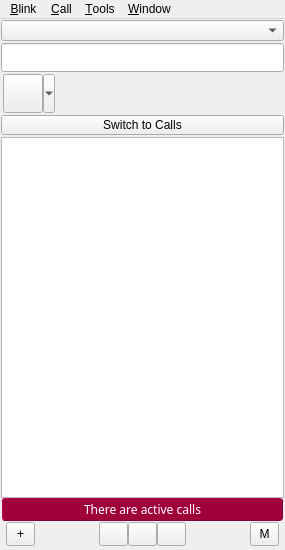
<?xml version="1.0" encoding="UTF-8"?>
<ui version="4.0">
 <class>main_window</class>
 <widget class="QMainWindow" name="main_window">
  <property name="geometry">
   <rect>
    <x>0</x>
    <y>0</y>
    <width>285</width>
    <height>550</height>
   </rect>
  </property>
  <property name="minimumSize">
   <size>
    <width>285</width>
    <height>550</height>
   </size>
  </property>
  <property name="windowTitle">
   <string>Blink</string>
  </property>
  <property name="windowIcon">
   <iconset>
    <normaloff>icons/blink48.png</normaloff>icons/blink48.png</iconset>
  </property>
  <widget class="QWidget" name="centralwidget">
   <property name="sizePolicy">
    <sizepolicy hsizetype="Preferred" vsizetype="Preferred">
     <horstretch>0</horstretch>
     <verstretch>0</verstretch>
    </sizepolicy>
   </property>
   <property name="autoFillBackground">
    <bool>false</bool>
   </property>
   <layout class="QVBoxLayout" name="verticalLayout">
    <property name="spacing">
     <number>2</number>
    </property>
    <property name="margin">
     <number>1</number>
    </property>
    <item>
     <widget class="AccountSelector" name="identity">
      <property name="maximumSize">
       <size>
        <width>16777215</width>
        <height>21</height>
       </size>
      </property>
      <property name="font">
       <font>
        <pointsize>9</pointsize>
       </font>
      </property>
      <property name="toolTip">
       <string>Select the SIP account used for outbound calls</string>
      </property>
      <property name="maxVisibleItems">
       <number>20</number>
      </property>
      <property name="iconSize">
       <size>
        <width>14</width>
        <height>14</height>
       </size>
      </property>
     </widget>
    </item>
    <item>
     <widget class="SearchBox" name="search_box">
      <property name="sizePolicy">
       <sizepolicy hsizetype="Expanding" vsizetype="Fixed">
        <horstretch>0</horstretch>
        <verstretch>0</verstretch>
       </sizepolicy>
      </property>
      <property name="minimumSize">
       <size>
        <width>0</width>
        <height>29</height>
       </size>
      </property>
      <property name="inactiveText" stdset="0">
       <string>Search Contacts or Enter Address</string>
      </property>
     </widget>
    </item>
    <item>
     <layout class="QHBoxLayout" name="identity_layout">
      <property name="spacing">
       <number>2</number>
      </property>
      <property name="leftMargin">
       <number>2</number>
      </property>
      <property name="rightMargin">
       <number>1</number>
      </property>
      <item>
       <widget class="AccountState" name="account_state">
        <property name="icon">
         <iconset>
          <normaloff>icons/avatar.jpg</normaloff>icons/avatar.jpg</iconset>
        </property>
        <property name="iconSize">
         <size>
          <width>32</width>
          <height>32</height>
         </size>
        </property>
        <property name="popupMode">
         <enum>QToolButton::MenuButtonPopup</enum>
        </property>
       </widget>
      </item>
      <item>
       <layout class="QVBoxLayout" name="name_note_layout">
        <property name="spacing">
         <number>0</number>
        </property>
        <item>
         <widget class="LineEdit" name="display_name">
          <property name="maximumSize">
           <size>
            <width>16777215</width>
            <height>18</height>
           </size>
          </property>
          <property name="toolTip">
           <string>Click to change your display name</string>
          </property>
          <property name="styleSheet">
           <string>QLineEdit {
	background-color: transparent;
}
</string>
          </property>
          <property name="frame">
           <bool>false</bool>
          </property>
          <property name="inactiveText" stdset="0">
           <string>Type your name here</string>
          </property>
          <property name="widgetSpacing" stdset="0">
           <number>0</number>
          </property>
         </widget>
        </item>
        <item>
         <widget class="LineEdit" name="activity_note">
          <property name="maximumSize">
           <size>
            <width>16777215</width>
            <height>18</height>
           </size>
          </property>
          <property name="palette">
           <palette>
            <active>
             <colorrole role="Button">
              <brush brushstyle="SolidPattern">
               <color alpha="0">
                <red>0</red>
                <green>0</green>
                <blue>0</blue>
               </color>
              </brush>
             </colorrole>
             <colorrole role="Text">
              <brush brushstyle="SolidPattern">
               <color alpha="255">
                <red>70</red>
                <green>70</green>
                <blue>70</blue>
               </color>
              </brush>
             </colorrole>
             <colorrole role="Base">
              <brush brushstyle="SolidPattern">
               <color alpha="0">
                <red>0</red>
                <green>0</green>
                <blue>0</blue>
               </color>
              </brush>
             </colorrole>
             <colorrole role="Window">
              <brush brushstyle="SolidPattern">
               <color alpha="0">
                <red>0</red>
                <green>0</green>
                <blue>0</blue>
               </color>
              </brush>
             </colorrole>
            </active>
            <inactive>
             <colorrole role="Button">
              <brush brushstyle="SolidPattern">
               <color alpha="0">
                <red>0</red>
                <green>0</green>
                <blue>0</blue>
               </color>
              </brush>
             </colorrole>
             <colorrole role="Text">
              <brush brushstyle="SolidPattern">
               <color alpha="255">
                <red>70</red>
                <green>70</green>
                <blue>70</blue>
               </color>
              </brush>
             </colorrole>
             <colorrole role="Base">
              <brush brushstyle="SolidPattern">
               <color alpha="0">
                <red>0</red>
                <green>0</green>
                <blue>0</blue>
               </color>
              </brush>
             </colorrole>
             <colorrole role="Window">
              <brush brushstyle="SolidPattern">
               <color alpha="0">
                <red>0</red>
                <green>0</green>
                <blue>0</blue>
               </color>
              </brush>
             </colorrole>
            </inactive>
            <disabled>
             <colorrole role="Button">
              <brush brushstyle="SolidPattern">
               <color alpha="0">
                <red>0</red>
                <green>0</green>
                <blue>0</blue>
               </color>
              </brush>
             </colorrole>
             <colorrole role="Text">
              <brush brushstyle="SolidPattern">
               <color alpha="255">
                <red>166</red>
                <green>165</green>
                <blue>165</blue>
               </color>
              </brush>
             </colorrole>
             <colorrole role="Base">
              <brush brushstyle="SolidPattern">
               <color alpha="0">
                <red>0</red>
                <green>0</green>
                <blue>0</blue>
               </color>
              </brush>
             </colorrole>
             <colorrole role="Window">
              <brush brushstyle="SolidPattern">
               <color alpha="0">
                <red>0</red>
                <green>0</green>
                <blue>0</blue>
               </color>
              </brush>
             </colorrole>
            </disabled>
           </palette>
          </property>
          <property name="styleSheet">
           <string>QLineEdit {
	background-color: transparent;
}
</string>
          </property>
          <property name="frame">
           <bool>false</bool>
          </property>
          <property name="inactiveText" stdset="0">
           <string>Add an activity note here</string>
          </property>
          <property name="widgetSpacing" stdset="0">
           <number>0</number>
          </property>
         </widget>
        </item>
       </layout>
      </item>
     </layout>
    </item>
    <item>
     <widget class="SwitchViewButton" name="switch_view_button">
      <property name="sizePolicy">
       <sizepolicy hsizetype="Expanding" vsizetype="Minimum">
        <horstretch>0</horstretch>
        <verstretch>0</verstretch>
       </sizepolicy>
      </property>
      <property name="minimumSize">
       <size>
        <width>0</width>
        <height>20</height>
       </size>
      </property>
      <property name="maximumSize">
       <size>
        <width>16777215</width>
        <height>20</height>
       </size>
      </property>
      <property name="focusPolicy">
       <enum>Qt::TabFocus</enum>
      </property>
      <property name="text">
       <string>Switch to Calls</string>
      </property>
      <property name="iconSize">
       <size>
        <width>12</width>
        <height>12</height>
       </size>
      </property>
     </widget>
    </item>
    <item>
     <widget class="QStackedWidget" name="main_view">
      <property name="currentIndex">
       <number>0</number>
      </property>
      <widget class="QWidget" name="contacts_panel">
       <layout class="QVBoxLayout" name="verticalLayout_8">
        <property name="spacing">
         <number>0</number>
        </property>
        <property name="margin">
         <number>0</number>
        </property>
        <item>
         <widget class="QStackedWidget" name="contacts_view">
          <property name="currentIndex">
           <number>0</number>
          </property>
          <widget class="QWidget" name="contact_list_panel">
           <layout class="QVBoxLayout" name="verticalLayout_7">
            <property name="spacing">
             <number>0</number>
            </property>
            <property name="margin">
             <number>0</number>
            </property>
            <item>
             <widget class="ContactListView" name="contact_list">
              <property name="mouseTracking">
               <bool>true</bool>
              </property>
              <property name="horizontalScrollBarPolicy">
               <enum>Qt::ScrollBarAlwaysOff</enum>
              </property>
              <property name="dragEnabled">
               <bool>true</bool>
              </property>
              <property name="dragDropMode">
               <enum>QAbstractItemView::DragDrop</enum>
              </property>
              <property name="alternatingRowColors">
               <bool>true</bool>
              </property>
              <property name="selectionMode">
               <enum>QAbstractItemView::ExtendedSelection</enum>
              </property>
             </widget>
            </item>
           </layout>
          </widget>
          <widget class="QWidget" name="search_panel">
           <layout class="QVBoxLayout" name="verticalLayout_6">
            <property name="spacing">
             <number>2</number>
            </property>
            <property name="margin">
             <number>0</number>
            </property>
            <item>
             <layout class="QHBoxLayout" name="search_topbox_layout">
              <property name="spacing">
               <number>0</number>
              </property>
              <property name="bottomMargin">
               <number>0</number>
              </property>
              <item>
               <spacer name="search_topbox_spacer_1">
                <property name="orientation">
                 <enum>Qt::Horizontal</enum>
                </property>
                <property name="sizeHint" stdset="0">
                 <size>
                  <width>40</width>
                  <height>20</height>
                 </size>
                </property>
               </spacer>
              </item>
              <item>
               <layout class="QVBoxLayout" name="search_topbuttons_layout">
                <property name="spacing">
                 <number>1</number>
                </property>
                <property name="topMargin">
                 <number>3</number>
                </property>
                <property name="bottomMargin">
                 <number>3</number>
                </property>
                <item>
                 <widget class="QPushButton" name="back_to_contacts_button">
                  <property name="sizePolicy">
                   <sizepolicy hsizetype="Expanding" vsizetype="Fixed">
                    <horstretch>0</horstretch>
                    <verstretch>0</verstretch>
                   </sizepolicy>
                  </property>
                  <property name="maximumSize">
                   <size>
                    <width>16777215</width>
                    <height>20</height>
                   </size>
                  </property>
                  <property name="focusPolicy">
                   <enum>Qt::TabFocus</enum>
                  </property>
                  <property name="text">
                   <string>Back to contacts</string>
                  </property>
                 </widget>
                </item>
                <item>
                 <widget class="QPushButton" name="add_search_contact_button">
                  <property name="sizePolicy">
                   <sizepolicy hsizetype="Expanding" vsizetype="Fixed">
                    <horstretch>0</horstretch>
                    <verstretch>0</verstretch>
                   </sizepolicy>
                  </property>
                  <property name="maximumSize">
                   <size>
                    <width>16777215</width>
                    <height>20</height>
                   </size>
                  </property>
                  <property name="focusPolicy">
                   <enum>Qt::TabFocus</enum>
                  </property>
                  <property name="text">
                   <string>Add contact</string>
                  </property>
                 </widget>
                </item>
               </layout>
              </item>
              <item>
               <spacer name="search_topbox_spacer_2">
                <property name="orientation">
                 <enum>Qt::Horizontal</enum>
                </property>
                <property name="sizeHint" stdset="0">
                 <size>
                  <width>40</width>
                  <height>20</height>
                 </size>
                </property>
               </spacer>
              </item>
             </layout>
            </item>
            <item>
             <widget class="QStackedWidget" name="search_view">
              <property name="currentIndex">
               <number>0</number>
              </property>
              <widget class="QWidget" name="search_list_panel">
               <layout class="QVBoxLayout" name="verticalLayout_5">
                <property name="spacing">
                 <number>0</number>
                </property>
                <property name="margin">
                 <number>0</number>
                </property>
                <item>
                 <widget class="ContactSearchListView" name="search_list">
                  <property name="mouseTracking">
                   <bool>true</bool>
                  </property>
                  <property name="dragEnabled">
                   <bool>true</bool>
                  </property>
                  <property name="dragDropMode">
                   <enum>QAbstractItemView::DragDrop</enum>
                  </property>
                  <property name="alternatingRowColors">
                   <bool>true</bool>
                  </property>
                  <property name="selectionMode">
                   <enum>QAbstractItemView::ExtendedSelection</enum>
                  </property>
                 </widget>
                </item>
               </layout>
              </widget>
              <widget class="QWidget" name="not_found_panel">
               <layout class="QVBoxLayout" name="verticalLayout_3">
                <property name="spacing">
                 <number>0</number>
                </property>
                <property name="margin">
                 <number>0</number>
                </property>
                <item>
                 <widget class="QLabel" name="not_found_label">
                  <property name="text">
                   <string>No matching contacts found.
Press Return to start a call to
the typed address, or use the
buttons below.</string>
                  </property>
                  <property name="alignment">
                   <set>Qt::AlignCenter</set>
                  </property>
                  <property name="wordWrap">
                   <bool>true</bool>
                  </property>
                 </widget>
                </item>
               </layout>
              </widget>
             </widget>
            </item>
           </layout>
          </widget>
         </widget>
        </item>
        <item>
         <widget class="QLabel" name="active_sessions_label">
          <property name="font">
           <font>
            <family>Sans Serif</family>
           </font>
          </property>
          <property name="styleSheet">
           <string>background-color: #a0003a;
border-style: outset;
border-width: 1px;
border-radius: 3px;
border-color: #800040;
color: white;
margin-left: 1px;
margin-right: 1px;
padding: 2px;</string>
          </property>
          <property name="text">
           <string>There are active calls</string>
          </property>
          <property name="alignment">
           <set>Qt::AlignCenter</set>
          </property>
         </widget>
        </item>
        <item>
         <layout class="QHBoxLayout" name="contact_buttonbox_layout">
          <property name="spacing">
           <number>0</number>
          </property>
          <property name="leftMargin">
           <number>5</number>
          </property>
          <property name="topMargin">
           <number>1</number>
          </property>
          <property name="rightMargin">
           <number>5</number>
          </property>
          <property name="bottomMargin">
           <number>3</number>
          </property>
          <item>
           <widget class="QToolButton" name="add_contact_button">
            <property name="minimumSize">
             <size>
              <width>29</width>
              <height>24</height>
             </size>
            </property>
            <property name="maximumSize">
             <size>
              <width>29</width>
              <height>24</height>
             </size>
            </property>
            <property name="toolTip">
             <string>Add a new contact</string>
            </property>
            <property name="text">
             <string>+</string>
            </property>
            <property name="icon">
             <iconset>
              <normaloff>icons/plus18.svg</normaloff>icons/plus18.svg</iconset>
            </property>
            <property name="iconSize">
             <size>
              <width>18</width>
              <height>18</height>
             </size>
            </property>
           </widget>
          </item>
          <item>
           <spacer name="button_box_spacer_1">
            <property name="orientation">
             <enum>Qt::Horizontal</enum>
            </property>
            <property name="sizeHint" stdset="0">
             <size>
              <width>40</width>
              <height>20</height>
             </size>
            </property>
           </spacer>
          </item>
          <item>
           <layout class="QHBoxLayout" name="dial_buttons_layout">
            <property name="spacing">
             <number>0</number>
            </property>
            <item>
             <widget class="QToolButton" name="audio_call_button">
              <property name="minimumSize">
               <size>
                <width>29</width>
                <height>24</height>
               </size>
              </property>
              <property name="maximumSize">
               <size>
                <width>29</width>
                <height>24</height>
               </size>
              </property>
              <property name="toolTip">
               <string>Make an audio call</string>
              </property>
              <property name="icon">
               <iconset>
                <normaloff>icons/handset.svg</normaloff>icons/handset.svg</iconset>
              </property>
              <property name="iconSize">
               <size>
                <width>16</width>
                <height>16</height>
               </size>
              </property>
             </widget>
            </item>
            <item>
             <widget class="ToolButton" name="chat_session_button">
              <property name="minimumSize">
               <size>
                <width>29</width>
                <height>24</height>
               </size>
              </property>
              <property name="maximumSize">
               <size>
                <width>29</width>
                <height>24</height>
               </size>
              </property>
              <property name="toolTip">
               <string>Start a chat session</string>
              </property>
              <property name="icon">
               <iconset>
                <normaloff>icons/chat.svg</normaloff>icons/chat.svg</iconset>
              </property>
              <property name="iconSize">
               <size>
                <width>16</width>
                <height>16</height>
               </size>
              </property>
              <property name="popupMode">
               <enum>QToolButton::InstantPopup</enum>
              </property>
             </widget>
            </item>
            <item>
             <widget class="ToolButton" name="screen_sharing_button">
              <property name="minimumSize">
               <size>
                <width>29</width>
                <height>24</height>
               </size>
              </property>
              <property name="maximumSize">
               <size>
                <width>29</width>
                <height>24</height>
               </size>
              </property>
              <property name="toolTip">
               <string>Start screen sharing</string>
              </property>
              <property name="icon">
               <iconset>
                <normaloff>icons/screen.svg</normaloff>icons/work/screen.svg</iconset>
              </property>
              <property name="iconSize">
               <size>
                <width>16</width>
                <height>16</height>
               </size>
              </property>
              <property name="popupMode">
               <enum>QToolButton::InstantPopup</enum>
              </property>
             </widget>
            </item>
           </layout>
          </item>
          <item>
           <spacer name="button_box_spacer_2">
            <property name="orientation">
             <enum>Qt::Horizontal</enum>
            </property>
            <property name="sizeHint" stdset="0">
             <size>
              <width>40</width>
              <height>20</height>
             </size>
            </property>
           </spacer>
          </item>
          <item>
           <widget class="QToolButton" name="silent_button">
            <property name="minimumSize">
             <size>
              <width>29</width>
              <height>24</height>
             </size>
            </property>
            <property name="maximumSize">
             <size>
              <width>29</width>
              <height>24</height>
             </size>
            </property>
            <property name="toolTip">
             <string>Disable ringtones (silent mode)</string>
            </property>
            <property name="text">
             <string>M</string>
            </property>
            <property name="icon">
             <iconset>
              <normaloff>icons/bell-on.svg</normaloff>
              <normalon>icons/bell-off.svg</normalon>icons/bell-on.svg</iconset>
            </property>
            <property name="iconSize">
             <size>
              <width>16</width>
              <height>16</height>
             </size>
            </property>
            <property name="checkable">
             <bool>true</bool>
            </property>
           </widget>
          </item>
         </layout>
        </item>
       </layout>
      </widget>
      <widget class="QWidget" name="sessions_panel">
       <layout class="QVBoxLayout" name="verticalLayout_2">
        <property name="spacing">
         <number>0</number>
        </property>
        <property name="margin">
         <number>0</number>
        </property>
        <item>
         <widget class="AudioSessionListView" name="session_list">
          <property name="horizontalScrollBarPolicy">
           <enum>Qt::ScrollBarAlwaysOff</enum>
          </property>
          <property name="dragEnabled">
           <bool>true</bool>
          </property>
          <property name="dragDropMode">
           <enum>QAbstractItemView::DragDrop</enum>
          </property>
          <property name="verticalScrollMode">
           <enum>QAbstractItemView::ScrollPerPixel</enum>
          </property>
         </widget>
        </item>
        <item>
         <layout class="QHBoxLayout" name="session_buttons_layout">
          <property name="spacing">
           <number>5</number>
          </property>
          <property name="leftMargin">
           <number>5</number>
          </property>
          <property name="topMargin">
           <number>1</number>
          </property>
          <property name="rightMargin">
           <number>5</number>
          </property>
          <property name="bottomMargin">
           <number>3</number>
          </property>
          <item>
           <widget class="QPushButton" name="hangup_all_button">
            <property name="minimumSize">
             <size>
              <width>85</width>
              <height>24</height>
             </size>
            </property>
            <property name="maximumSize">
             <size>
              <width>16777215</width>
              <height>24</height>
             </size>
            </property>
            <property name="focusPolicy">
             <enum>Qt::TabFocus</enum>
            </property>
            <property name="text">
             <string>Hangup all</string>
            </property>
           </widget>
          </item>
          <item>
           <widget class="ConferenceButton" name="conference_button">
            <property name="minimumSize">
             <size>
              <width>85</width>
              <height>24</height>
             </size>
            </property>
            <property name="maximumSize">
             <size>
              <width>16777215</width>
              <height>24</height>
             </size>
            </property>
            <property name="focusPolicy">
             <enum>Qt::TabFocus</enum>
            </property>
            <property name="text">
             <string>Conference</string>
            </property>
            <property name="checkable">
             <bool>true</bool>
            </property>
            <property name="popupMode">
             <enum>QToolButton::InstantPopup</enum>
            </property>
            <property name="toolButtonStyle">
             <enum>Qt::ToolButtonTextOnly</enum>
            </property>
           </widget>
          </item>
          <item>
           <spacer name="session_buttons_spacer">
            <property name="orientation">
             <enum>Qt::Horizontal</enum>
            </property>
            <property name="sizeHint" stdset="0">
             <size>
              <width>40</width>
              <height>20</height>
             </size>
            </property>
           </spacer>
          </item>
          <item>
           <widget class="QToolButton" name="mute_button">
            <property name="minimumSize">
             <size>
              <width>29</width>
              <height>24</height>
             </size>
            </property>
            <property name="maximumSize">
             <size>
              <width>29</width>
              <height>24</height>
             </size>
            </property>
            <property name="toolTip">
             <string>Mute microphone</string>
            </property>
            <property name="icon">
             <iconset>
              <normaloff>icons/mic-on.png</normaloff>
              <normalon>icons/mic-off.png</normalon>icons/mic-on.png</iconset>
            </property>
            <property name="checkable">
             <bool>true</bool>
            </property>
           </widget>
          </item>
         </layout>
        </item>
       </layout>
      </widget>
     </widget>
    </item>
   </layout>
  </widget>
  <widget class="QMenuBar" name="menubar">
   <property name="geometry">
    <rect>
     <x>0</x>
     <y>0</y>
     <width>285</width>
     <height>20</height>
    </rect>
   </property>
   <widget class="QMenu" name="blink_menu">
    <property name="title">
     <string>&amp;Blink</string>
    </property>
    <widget class="QMenu" name="accounts_menu">
     <property name="title">
      <string>&amp;Accounts</string>
     </property>
     <property name="icon">
      <iconset>
       <normaloff>icons/default-avatar.png</normaloff>icons/default-avatar.png</iconset>
     </property>
     <addaction name="add_account_action"/>
     <addaction name="manage_accounts_action"/>
     <addaction name="separator"/>
    </widget>
    <widget class="QMenu" name="quick_settings_menu">
     <property name="title">
      <string>Quick &amp;settings</string>
     </property>
     <property name="icon">
      <iconset>
       <normaloff>icons/quick-settings.png</normaloff>icons/quick-settings.png</iconset>
     </property>
     <addaction name="auto_accept_chat_action"/>
     <addaction name="answering_machine_action"/>
     <addaction name="received_messages_sound_action"/>
    </widget>
    <addaction name="about_action"/>
    <addaction name="check_for_updates_action"/>
    <addaction name="separator"/>
    <addaction name="preferences_action"/>
    <addaction name="quick_settings_menu"/>
    <addaction name="accounts_menu"/>
    <addaction name="separator"/>
    <addaction name="help_action"/>
    <addaction name="release_notes_action"/>
    <addaction name="separator"/>
    <addaction name="quit_action"/>
   </widget>
   <widget class="QMenu" name="tools_menu">
    <property name="title">
     <string>&amp;Tools</string>
    </property>
    <addaction name="sip_server_settings_action"/>
    <addaction name="history_on_server_action"/>
    <addaction name="search_for_people_action"/>
    <addaction name="buy_pstn_access_action"/>
    <addaction name="separator"/>
    <addaction name="google_contacts_action"/>
   </widget>
   <widget class="QMenu" name="call_menu">
    <property name="title">
     <string>&amp;Call</string>
    </property>
    <widget class="QMenu" name="voicemail_menu">
     <property name="title">
      <string>&amp;Voicemail</string>
     </property>
    </widget>
    <widget class="QMenu" name="history_menu">
     <property name="title">
      <string>&amp;History</string>
     </property>
     <property name="icon">
      <iconset>
       <normaloff>icons/clock.svg</normaloff>icons/clock.svg</iconset>
     </property>
    </widget>
    <widget class="QMenu" name="output_device_menu">
     <property name="title">
      <string>&amp;Output device</string>
     </property>
     <property name="icon">
      <iconset>
       <normaloff>icons/speaker.svg</normaloff>icons/speaker.svg</iconset>
     </property>
    </widget>
    <widget class="QMenu" name="input_device_menu">
     <property name="title">
      <string>&amp;Input device</string>
     </property>
     <property name="icon">
      <iconset>
       <normaloff>icons/microphone.svg</normaloff>icons/microphone.svg</iconset>
     </property>
    </widget>
    <widget class="QMenu" name="alert_device_menu">
     <property name="title">
      <string>&amp;Alert device</string>
     </property>
     <property name="icon">
      <iconset>
       <normaloff>icons/bell.svg</normaloff>icons/bell.svg</iconset>
     </property>
    </widget>
    <addaction name="redial_action"/>
    <addaction name="join_conference_action"/>
    <addaction name="voicemail_menu"/>
    <addaction name="history_menu"/>
    <addaction name="separator"/>
    <addaction name="output_device_menu"/>
    <addaction name="input_device_menu"/>
    <addaction name="alert_device_menu"/>
    <addaction name="separator"/>
    <addaction name="mute_action"/>
    <addaction name="silent_action"/>
   </widget>
   <widget class="QMenu" name="window_menu">
    <property name="title">
     <string>&amp;Window</string>
    </property>
    <addaction name="chat_window_action"/>
    <addaction name="transfers_window_action"/>
    <addaction name="logs_window_action"/>
    <addaction name="received_files_window_action"/>
    <addaction name="screenshots_window_action"/>
   </widget>
   <addaction name="blink_menu"/>
   <addaction name="call_menu"/>
   <addaction name="tools_menu"/>
   <addaction name="window_menu"/>
  </widget>
  <action name="quit_action">
   <property name="icon">
    <iconset>
     <normaloff>icons/application-exit.png</normaloff>icons/application-exit.png</iconset>
   </property>
   <property name="text">
    <string>&amp;Quit</string>
   </property>
   <property name="shortcut">
    <string>Ctrl+Q</string>
   </property>
   <property name="shortcutContext">
    <enum>Qt::ApplicationShortcut</enum>
   </property>
   <property name="menuRole">
    <enum>QAction::QuitRole</enum>
   </property>
  </action>
  <action name="about_action">
   <property name="icon">
    <iconset>
     <normaloff>icons/blink48.png</normaloff>icons/blink48.png</iconset>
   </property>
   <property name="text">
    <string>About &amp;Blink</string>
   </property>
   <property name="menuRole">
    <enum>QAction::AboutRole</enum>
   </property>
  </action>
  <action name="preferences_action">
   <property name="icon">
    <iconset>
     <normaloff>icons/configure.png</normaloff>icons/configure.png</iconset>
   </property>
   <property name="text">
    <string>&amp;Preferences</string>
   </property>
   <property name="shortcut">
    <string>Ctrl+P</string>
   </property>
   <property name="shortcutContext">
    <enum>Qt::ApplicationShortcut</enum>
   </property>
   <property name="menuRole">
    <enum>QAction::PreferencesRole</enum>
   </property>
  </action>
  <action name="check_for_updates_action">
   <property name="text">
    <string>Check for &amp;updates...</string>
   </property>
  </action>
  <action name="logs_window_action">
   <property name="text">
    <string>&amp;Logs</string>
   </property>
   <property name="shortcut">
    <string>Ctrl+L</string>
   </property>
   <property name="shortcutContext">
    <enum>Qt::ApplicationShortcut</enum>
   </property>
  </action>
  <action name="transfers_window_action">
   <property name="text">
    <string>File &amp;Transfers</string>
   </property>
   <property name="shortcut">
    <string>Ctrl+T</string>
   </property>
   <property name="shortcutContext">
    <enum>Qt::ApplicationShortcut</enum>
   </property>
  </action>
  <action name="answering_machine_action">
   <property name="checkable">
    <bool>true</bool>
   </property>
   <property name="text">
    <string>Enable &amp;answering machine</string>
   </property>
   <property name="visible">
    <bool>false</bool>
   </property>
  </action>
  <action name="sip_server_settings_action">
   <property name="text">
    <string>&amp;Settings on SIP server</string>
   </property>
  </action>
  <action name="redial_action">
   <property name="icon">
    <iconset>
     <normaloff>icons/retry.svg</normaloff>icons/retry.svg</iconset>
   </property>
   <property name="text">
    <string>&amp;Redial</string>
   </property>
   <property name="shortcut">
    <string>Ctrl+R</string>
   </property>
   <property name="shortcutContext">
    <enum>Qt::ApplicationShortcut</enum>
   </property>
  </action>
  <action name="mute_action">
   <property name="checkable">
    <bool>true</bool>
   </property>
   <property name="text">
    <string>&amp;Mute</string>
   </property>
   <property name="shortcut">
    <string>Ctrl+M</string>
   </property>
   <property name="shortcutContext">
    <enum>Qt::ApplicationShortcut</enum>
   </property>
  </action>
  <action name="silent_action">
   <property name="checkable">
    <bool>true</bool>
   </property>
   <property name="text">
    <string>&amp;Silence alerts</string>
   </property>
   <property name="shortcut">
    <string>Ctrl+S</string>
   </property>
   <property name="shortcutContext">
    <enum>Qt::ApplicationShortcut</enum>
   </property>
  </action>
  <action name="search_for_people_action">
   <property name="text">
    <string>Search for &amp;people</string>
   </property>
  </action>
  <action name="auto_accept_chat_action">
   <property name="checkable">
    <bool>true</bool>
   </property>
   <property name="text">
    <string>Auto-accept &amp;chat from my contacts</string>
   </property>
  </action>
  <action name="add_account_action">
   <property name="text">
    <string>&amp;Add account...</string>
   </property>
  </action>
  <action name="help_action">
   <property name="text">
    <string>Blink &amp;Help</string>
   </property>
   <property name="shortcut">
    <string>F1</string>
   </property>
   <property name="shortcutContext">
    <enum>Qt::ApplicationShortcut</enum>
   </property>
  </action>
  <action name="release_notes_action">
   <property name="text">
    <string>&amp;Release notes</string>
   </property>
  </action>
  <action name="manage_accounts_action">
   <property name="text">
    <string>&amp;Manage accounts</string>
   </property>
  </action>
  <action name="google_contacts_action">
   <property name="text">
    <string>Enable &amp;Google Contacts...</string>
   </property>
  </action>
  <action name="history_on_server_action">
   <property name="text">
    <string>Call &amp;history on server</string>
   </property>
  </action>
  <action name="buy_pstn_access_action">
   <property name="text">
    <string>Buy prepaid credit</string>
   </property>
  </action>
  <action name="join_conference_action">
   <property name="text">
    <string>&amp;Join Conference...</string>
   </property>
   <property name="shortcut">
    <string>Ctrl+J</string>
   </property>
   <property name="shortcutContext">
    <enum>Qt::ApplicationShortcut</enum>
   </property>
  </action>
  <action name="chat_window_action">
   <property name="text">
    <string>&amp;Chat</string>
   </property>
   <property name="shortcut">
    <string>Ctrl+G</string>
   </property>
   <property name="shortcutContext">
    <enum>Qt::ApplicationShortcut</enum>
   </property>
  </action>
  <action name="received_messages_sound_action">
   <property name="checkable">
    <bool>true</bool>
   </property>
   <property name="text">
    <string>Play a sound for &amp;received messages</string>
   </property>
  </action>
  <action name="received_files_window_action">
   <property name="text">
    <string>Received &amp;Files</string>
   </property>
   <property name="shortcut">
    <string>Ctrl+D</string>
   </property>
   <property name="shortcutContext">
    <enum>Qt::ApplicationShortcut</enum>
   </property>
  </action>
  <action name="screenshots_window_action">
   <property name="text">
    <string>&amp;Screenshots</string>
   </property>
   <property name="shortcut">
    <string>Ctrl+E</string>
   </property>
   <property name="shortcutContext">
    <enum>Qt::ApplicationShortcut</enum>
   </property>
  </action>
 </widget>
 <customwidgets>
  <customwidget>
   <class>ToolButton</class>
   <extends>QToolButton</extends>
   <header>blink.widgets.buttons</header>
  </customwidget>
  <customwidget>
   <class>LineEdit</class>
   <extends>QLineEdit</extends>
   <header>blink.widgets.lineedit</header>
  </customwidget>
  <customwidget>
   <class>SearchBox</class>
   <extends>QLineEdit</extends>
   <header>blink.widgets.lineedit</header>
  </customwidget>
  <customwidget>
   <class>ContactListView</class>
   <extends>QListView</extends>
   <header>blink.contacts</header>
  </customwidget>
  <customwidget>
   <class>ContactSearchListView</class>
   <extends>QListView</extends>
   <header>blink.contacts</header>
  </customwidget>
  <customwidget>
   <class>AccountSelector</class>
   <extends>QComboBox</extends>
   <header>blink.accounts</header>
  </customwidget>
  <customwidget>
   <class>SwitchViewButton</class>
   <extends>QPushButton</extends>
   <header>blink.widgets.buttons</header>
  </customwidget>
  <customwidget>
   <class>ConferenceButton</class>
   <extends>QToolButton</extends>
   <header>blink.widgets.buttons</header>
  </customwidget>
  <customwidget>
   <class>AccountState</class>
   <extends>QToolButton</extends>
   <header>blink.widgets.buttons</header>
  </customwidget>
  <customwidget>
   <class>AudioSessionListView</class>
   <extends>QListView</extends>
   <header>blink.sessions</header>
  </customwidget>
 </customwidgets>
 <tabstops>
  <tabstop>search_box</tabstop>
  <tabstop>search_list</tabstop>
  <tabstop>add_search_contact_button</tabstop>
  <tabstop>back_to_contacts_button</tabstop>
  <tabstop>contact_list</tabstop>
  <tabstop>account_state</tabstop>
  <tabstop>display_name</tabstop>
  <tabstop>activity_note</tabstop>
  <tabstop>identity</tabstop>
  <tabstop>switch_view_button</tabstop>
  <tabstop>add_contact_button</tabstop>
  <tabstop>audio_call_button</tabstop>
  <tabstop>chat_session_button</tabstop>
  <tabstop>screen_sharing_button</tabstop>
  <tabstop>silent_button</tabstop>
  <tabstop>session_list</tabstop>
  <tabstop>hangup_all_button</tabstop>
  <tabstop>conference_button</tabstop>
  <tabstop>mute_button</tabstop>
 </tabstops>
 <resources/>
 <connections/>
</ui>
